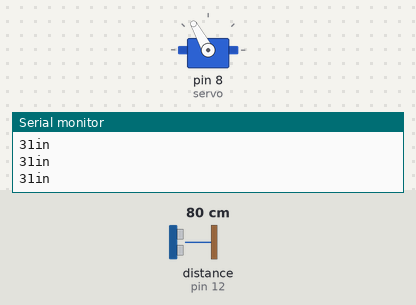
This sketch was run on a simulated Arduino Uno, built with avr-gcc and run on an emulated ATmega328P. On the bench: servo, the last lines printed to the serial monitor. Wiring (inferred from the names in the program): ultrasonic range finder: trigger pin 11; echo pin 12. The test bench sets the inputs (shaded band); at power-on: distance to the obstacle (sensor on pin 12) 80 cm. The echo pulse lasts 58.3 µs per cm; random numbers use the default seed unless the sketch sets one.

Above: at 3.2 s.
3.3 s: distance to the obstacle (sensor on pin 12) set to 33 cm
At 3.7 s:
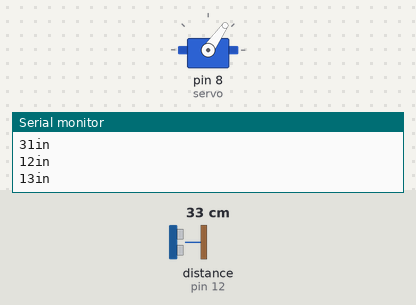
6.3 s: distance to the obstacle (sensor on pin 12) set to 18 cm
7.9 s: distance to the obstacle (sensor on pin 12) set to 60 cm
At 8.9 s:
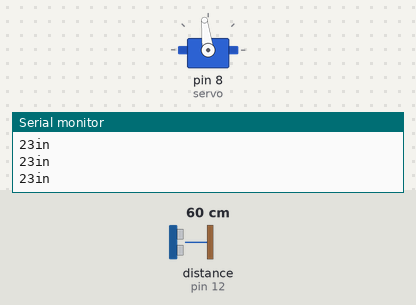
9.4 s: distance to the obstacle (sensor on pin 12) set to 120 cm
At 10.6 s:
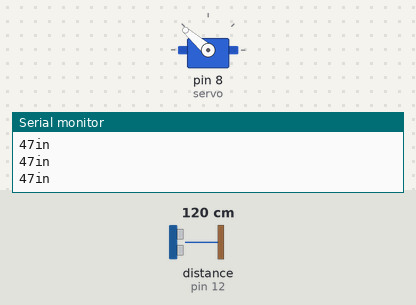
11.0 s: distance to the obstacle (sensor on pin 12) set to 2 cm
At 12.0 s:
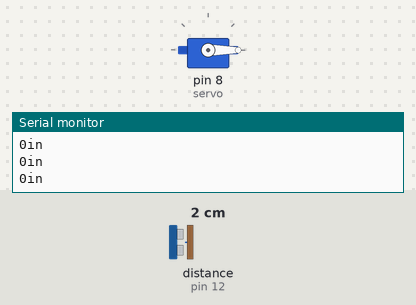
12.5 s: distance to the obstacle (sensor on pin 12) set to 35 cm
At 13.5 s:
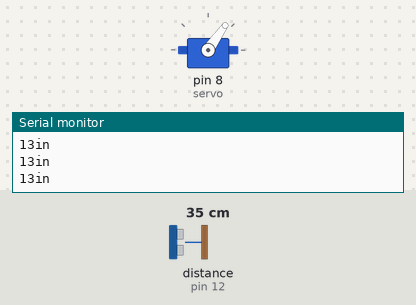
Timing chart, 0 to 15.1 s (numbered marks = the images above; inputs shaded):
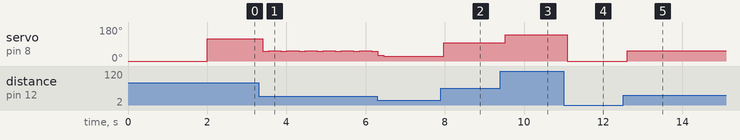

Measured:
- after the input at 3.3 s, servo on pin 8 (servo): alternates 55° for 0.31 s and 51° for 0.15 s, starting after 0.10 s
- after the input at 7.9 s, servo on pin 8 (servo): 25° → 97° after 0.08 s
- after the input at 9.4 s, servo on pin 8 (servo): 97° → 139° after 0.12 s
- after the input at 11.0 s, servo on pin 8 (servo): 139° → 0° after 0.09 s
- after the input at 12.5 s, servo on pin 8 (servo): 0° → 55° after 0.11 s

The sketch:

sketch_nov14a.ino
```cpp
#include <Servo.h>

/*Creator of the ultrasonic code I am using..*/
/*
 * created by Rui Santos, https://randomnerdtutorials.com
 *
 * Complete Guide for Ultrasonic Sensor HC-SR04
 *
    Ultrasonic sensor Pins:
        VCC: +5VDC
        Trig : Trigger (INPUT) - Pin11
        Echo: Echo (OUTPUT) - Pin 12
        GND: GND
 */

/*
 * created by Matthew Braniff
 *
 * This is my first Arduino project as part of University of Illinois in Chicago's IEEE Tinker program
 *
 * Date: 11/16/2018
 *
 * The purpose of this code is to play a small game of finding a random distance
 * between 1 and 38 inches. This game uses an ultrasonic sensor to measure distance
 * and a servo motor to display how close you are to the mystery distance.
 * The closer you are to the distance the closer the servo is to 90 degrees. If you are
 * too close your angle is under 90 degrees and if you are over the angle is over 90 degrees,
 * depending on how far away you are, the larger the angle. When you find the distance it will
 * flip a boolean and make the servo do a little sprinkler movement, then creates a new random distance
 * and starts the game over again.
 *
 */

int trigPin = 11;    // Trigger
int echoPin = 12;    // Echo
long duration, distance, inches;

Servo servo;
int turn = 0;
bool distFound = false;

void setup() {
  //Setting a new random seed so distances are not predictable
  randomSeed(analogRead(0));

  //Serial Port begin
  Serial.begin (9600);
  //Define inputs and outputs
  pinMode(trigPin, OUTPUT);
  pinMode(echoPin, INPUT);

  //Set servo input to pin 8 this is the yellow wire on the servo
  servo.attach(8);
  servo.write(0); //Initial servo angle 0
  delay(2000);

  //create a random Distance between 1 and 38 inches
  distance = random(37)+1;
  Serial.print(distance);
  Serial.println();
}

void loop() {
  if(!distFound){ //This if blocks runs if you have no found the distance
    /***** The following is NOT my code, any code that has to do with the ultrasonic sensor is not mine!*****/
    // The sensor is triggered by a HIGH pulse of 10 or more microseconds.
    // Give a short LOW pulse beforehand to ensure a clean HIGH pulse:
    digitalWrite(trigPin, LOW);
    delayMicroseconds(5);
    digitalWrite(trigPin, HIGH);
    delayMicroseconds(10);
    digitalWrite(trigPin, LOW);

    // Read the signal from the sensor: a HIGH pulse whose
    // duration is the time (in microseconds) from the sending
    // of the ping to the reception of its echo off of an object.
    pinMode(echoPin, INPUT);
    duration = pulseIn(echoPin, HIGH);

    // Convert the time into a distance
    inches = (duration/2) / 74;   // Divide by 74 or multiply by 0.0135

    Serial.print(inches);
    Serial.print("in");
    Serial.println();

    /***** Now this is my own code -Matt*****/

    //The first if checks if we are over the desired distance but also not if we are too far over
    //to avoid the servo constantly moving when the ultrasonic sensor gives a bad distance like 800in.
    if (inches > distance && !(inches > distance + 30)){
      turn = 180-(90*((double)distance/inches)); //Make the servo at an angle over 90 degrees
    }else if(inches < distance){ //If we are under the desired distance
      turn = (90*((double)inches/distance)); //Make the servo at an angle under 90 degrees
    }
    if(abs(inches-distance) < .001){ //If we are close enough (within .001in) to the desired distance
      distFound = true; //Flip the distFound boolean
    }

    servo.write(turn); //Set the servo angle to what ever turn is.

    delay(150);
  }else{ //This runs if the distFound boolean is true
    int val = 180;

    Serial.print("Distance Found!");
    Serial.println();

    servo.write(0); //Set servo angle to 0
    delay(1000);
    servo.write(180); //Set servo angle to 180

    //This loop subtracts 5 degrees from 180 and writes it to the servo until the angle is 0
    for(int i=0;i<36;i++){
      servo.write(val);
      delay(50);
      val -= 5;
    }//This is the sprinkler effect

    //Set a new mystery distance, print it to the serial monitor and flip the distFound boolean to false again
    distance = random(37)+1;
    Serial.print(distance);
    Serial.println();
    distFound = false;
  }
}
```
